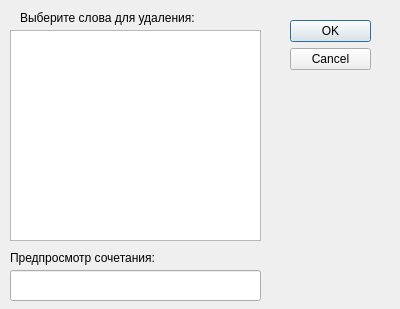
<?xml version="1.0" encoding="UTF-8"?>
<ui version="4.0">
 <class>Dialog</class>
 <widget class="QDialog" name="Dialog">
  <property name="geometry">
   <rect>
    <x>0</x>
    <y>0</y>
    <width>400</width>
    <height>309</height>
   </rect>
  </property>
  <property name="windowTitle">
   <string>Dialog</string>
  </property>
  <widget class="QDialogButtonBox" name="buttonBox">
   <property name="geometry">
    <rect>
     <x>290</x>
     <y>20</y>
     <width>81</width>
     <height>241</height>
    </rect>
   </property>
   <property name="orientation">
    <enum>Qt::Vertical</enum>
   </property>
   <property name="standardButtons">
    <set>QDialogButtonBox::Cancel|QDialogButtonBox::Ok</set>
   </property>
  </widget>
  <widget class="QLineEdit" name="preview_field">
   <property name="geometry">
    <rect>
     <x>10</x>
     <y>270</y>
     <width>251</width>
     <height>31</height>
    </rect>
   </property>
   <property name="readOnly">
    <bool>true</bool>
   </property>
  </widget>
  <widget class="QLabel" name="label">
   <property name="geometry">
    <rect>
     <x>20</x>
     <y>10</y>
     <width>361</width>
     <height>16</height>
    </rect>
   </property>
   <property name="text">
    <string>Выберите слова для удаления:</string>
   </property>
  </widget>
  <widget class="QLabel" name="label_2">
   <property name="geometry">
    <rect>
     <x>10</x>
     <y>250</y>
     <width>251</width>
     <height>16</height>
    </rect>
   </property>
   <property name="text">
    <string>Предпросмотр сочетания:</string>
   </property>
  </widget>
  <widget class="QListWidget" name="word_list">
   <property name="geometry">
    <rect>
     <x>10</x>
     <y>30</y>
     <width>251</width>
     <height>211</height>
    </rect>
   </property>
  </widget>
 </widget>
 <resources/>
 <connections>
  <connection>
   <sender>buttonBox</sender>
   <signal>accepted()</signal>
   <receiver>Dialog</receiver>
   <slot>accept()</slot>
   <hints>
    <hint type="sourcelabel">
     <x>248</x>
     <y>254</y>
    </hint>
    <hint type="destinationlabel">
     <x>157</x>
     <y>274</y>
    </hint>
   </hints>
  </connection>
  <connection>
   <sender>buttonBox</sender>
   <signal>rejected()</signal>
   <receiver>Dialog</receiver>
   <slot>reject()</slot>
   <hints>
    <hint type="sourcelabel">
     <x>316</x>
     <y>260</y>
    </hint>
    <hint type="destinationlabel">
     <x>286</x>
     <y>274</y>
    </hint>
   </hints>
  </connection>
 </connections>
</ui>
